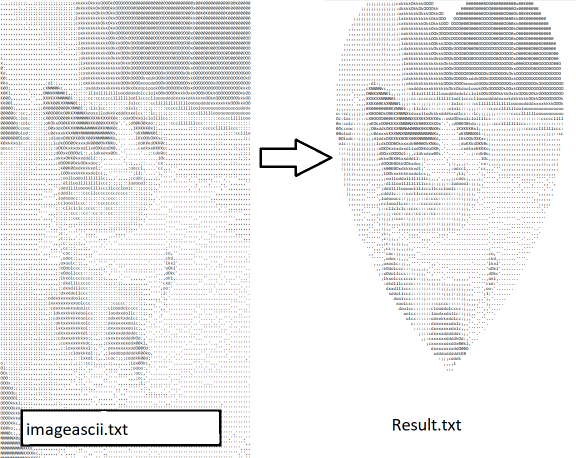
#> input picture heart_example.png, 1152 x 916 px (shown at 1/2 size)
$ python heart_ascii.py heart_example.png out.png
#> lines starting #> are read from the running program, lines starting #| are printed output that depends on the picture
#!/usr/bin/env python3
"""
Simple Image to ASCII Converter for Heart
"""

from PIL import Image
import sys

def image_to_ascii(image_path, width=50, height=30):
    """Convert image to ASCII art optimized for heart shape"""
#> called with image_path = 'heart_example.png', width = 60, height = 40

    # ASCII characters from darkest to lightest
    ascii_chars = "@%#*+=-:. "

    try:
        # Open and convert image
        with Image.open(image_path) as img:
            # Convert to grayscale
#> img is the input picture: PIL image 1152x916 RGB; mean R, G, B 237.4, 237.2, 237.3
            img = img.convert('L')
#> img: PIL image 1152x916 L

            # Resize image to fit heart
            img = img.resize((width, height))
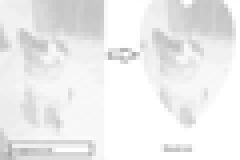
#> img: PIL image 60x40 L (shown 4 times larger); min 167, max 255, mean 237.1

            # Convert to ASCII
            ascii_art = []
            for y in range(height):
                line = ""
                for x in range(width):
                    # Get pixel brightness (0-255)
                    pixel = img.getpixel((x, y))
                    # Map to ASCII character
                    ascii_index = int(pixel / 255 * (len(ascii_chars) - 1))
                    line += ascii_chars[ascii_index]
                ascii_art.append(line)
#> after the loop, ascii_art = 40 items

            return ascii_art

    except Exception as e:
        return [f"Error: {e}"]

def main():
    if len(sys.argv) < 2:
        print("Usage: python3 heart_ascii.py <image_path> [output_file]")
        sys.exit(1)

    image_path = sys.argv[1]
    output_file = sys.argv[2] if len(sys.argv) > 2 else "heart_image.txt"

    print(f"Converting {image_path} for heart...")

    ascii_result = image_to_ascii(image_path, width=60, height=40)
#> ascii_result = 40 items

    # Save to file
    with open(output_file, 'w') as f:
        for line in ascii_result:
            f.write(line + '\n')
#> this loop made 40 passes

    print(f"ASCII image saved in: {output_file}")
    print(f"Proportions: {len(ascii_result[0]) if ascii_result else 0}x{len(ascii_result)}")
#| Proportions: 60x40

if __name__ == "__main__":
    main()
